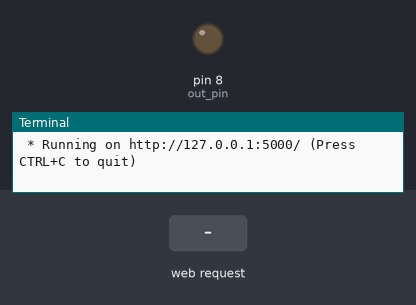
This program was run on a simulated Raspberry Pi (header pin numbers). Shown: output pins drawn as LEDs (lit = HIGH), the last lines printed to the terminal. Dashed ring = blinking. The inputs (shaded band) are chosen by the test bench. A web server runs the application; the clock reads 2024-03-15 10:24:30 at power-on unless the program sets it.

Above: at 1.2 s.
1.3 s: HTTP request for / received
At 1.4 s:
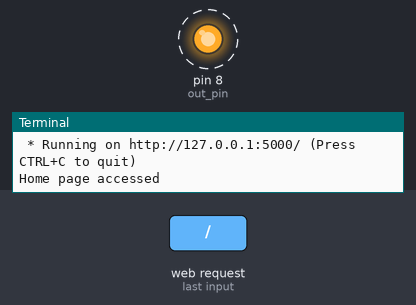
Timing chart, 0 to 8.6 s (numbered marks = the images above; inputs shaded):
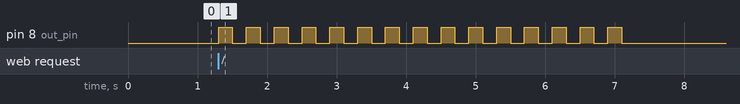

The program:

app.py
```python
from flask import Flask
from time import sleep
import RPi.GPIO as GPIO

# Configure flask
app = Flask(__name__)

GPIO.setmode(GPIO.BOARD)
GPIO.setup(8, GPIO.OUT, initial = GPIO.LOW)

def led_blink():
    out_pin = 8
    current_pin_state = 0
    blink_cycles = 30

    for i in range(blink_cycles):
        if (current_pin_state == 0):
            GPIO.output(out_pin, GPIO.HIGH)
            current_pin_state = 1

        else:
            GPIO.output(out_pin, GPIO.LOW)
            current_pin_state = 0

        sleep(0.2)


    return

@app.route("/")
def hello_world():
    print("Home page accessed")
    led_blink()
    return "<p>hello world</p>"
```

Measured:
- after the input at 1.3 s, pin 8 (out_pin): alternates HIGH for 0.20 s and LOW for 0.20 s, 30 changes in all, then stays LOW, starting at once
